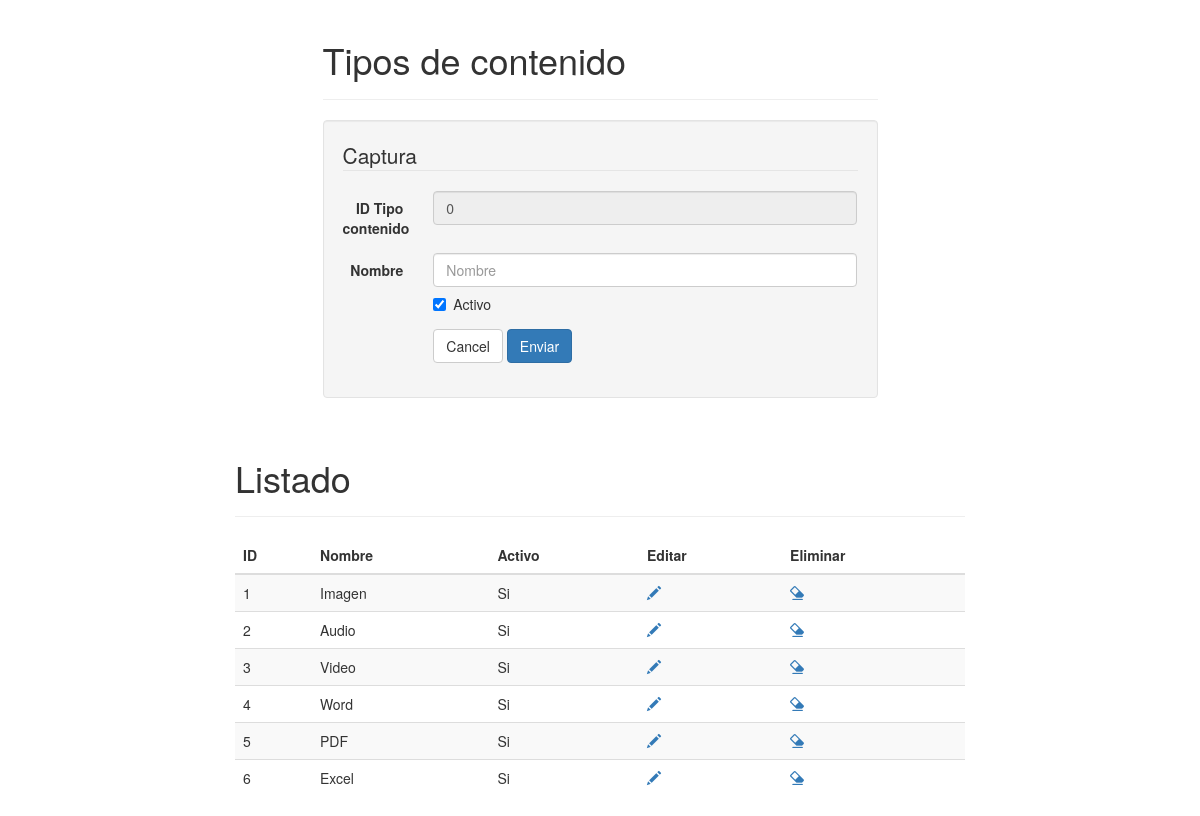
The app's page /php/cat_tipo_contenido.php with its own data.
### tables this page shows
CREATE TABLE IF NOT EXISTS `tipos_contenido` (
  `cve_tipo_contenido` int(11) NOT NULL,
  `nombre` varchar(35) NOT NULL,
  `icono` varchar(80) DEFAULT NULL,
  `activo` bit(1) NOT NULL
);

### php/class/TipoContenido.php (called while the page is built, shortened)
<?php
require_once 'UtilDB.php';
class TipoContenido {
    private $cve_tipo_contenido;
    private $nombre;
    function __construct() {
        $nargs = func_num_args();
    }
    private function limpiar() {
        $this->cve_tipo_contenido = 0;
        $this->nombre = "";
    }
    function getCve_tipo_contenido() {
        return $this->cve_tipo_contenido;
    }
    function getNombre() {
        return $this->nombre;
    }
}

### php/class/UtilDB.php (called while the page is built, shortened)
<?php
class UtilDB {
    private static $servername = "localhost";
    private static $username = "root";
    private static $password = "";
    private static $database = "ovc";
    static function getConnection() {
        try {
            $cnxString = "mysql:host=" . UtilDB::$servername . ";dbname=" . UtilDB::$database;
            $params = array(PDO::MYSQL_ATTR_INIT_COMMAND => "SET NAMES utf8", PDO::ATTR_ERRMODE => PDO::ERRMODE_EXCEPTION, PDO::ATTR_CASE => PDO::CASE_LOWER);
            $cnx = new PDO($cnxString, UtilDB::$username, UtilDB::$password, $params);
        } catch (PDOException $e) {
            echo "Connection failed: " . $e->getMessage();
        }
        return $cnx;
    }
    static function ejecutaConsulta($sql) {
        $cnx = UtilDB::getConnection();
        $rst = $cnx->query($sql);
        return $rst;
    }
}

### php/cat_tipo_contenido.php (the view, shortened to what this page needs)
<?php
require_once 'class/TipoContenido.php';
$tc = new TipoContenido();
$sql = "SELECT * FROM tipos_contenido ORDER BY cve_tipo_contenido";
$rst = UtilDB::ejecutaConsulta($sql);
?>
<!DOCTYPE html>
<html lang="es">
    <head>
        <link href="../twbs/bootstrap-3.3.5-dist/css/bootstrap.min.css" rel="stylesheet"/>
    </head>
    <body>
        <div class="container">
            <div class="row">
                <div class="col-md-6 col-md-offset-3">
                    <div class="page-header">
                        <h1 id="forms">Tipos de contenido</h1>
                    </div>
                </div>
            </div>
            <div class="row">
                <div class="col-md-6 col-md-offset-3">
                    <div class="well bs-component">
                        <form id="frm_captura" name="frm_captura" class="form-horizontal" method="post" action="<?php echo htmlspecialchars($_SERVER["PHP_SELF"]); ?>">
                            <fieldset>
                                <legend>Captura</legend>
                                <div class="form-group">
                                    <label for="txtCveTipoContenido" class="col-lg-2 control-label">ID Tipo contenido</label>
                                    <div class="col-lg-10">
                                        <input type="text" class="form-control" id="txtCveTipoContenido" name="txtCveTipoContenido" placeholder="ID Tipo contenido" readonly value="<?php echo($tc != NULL ? $tc->getCve_tipo_contenido():""); ?>">
                                    </div>
                                </div>
                                <div class="form-group">
                                    <label for="txtNombre" class="col-lg-2 control-label">Nombre</label>
                                    <div class="col-lg-10">
                                        <input type="text" class="form-control" id="txtNombre" name="txtNombre" placeholder="Nombre" value="<?php echo($tc != NULL ? $tc->getNombre():""); ?>">
                                        <div class="checkbox">
                                            <label>
                                                <input type="checkbox" id="cbxActivo" name="cbxActivo" <?php echo($tc != NULL ? ($tc->getCve_tipo_contenido() != 0 ? ($tc->getActivo() ? "checked" : "") : "checked"):""); ?>> Activo
                                            </label>
                                        </div>
                                    </div>
                                </div>
                                <div class="form-group">
                                    <div class="col-lg-10 col-lg-offset-2">
                                        <button type="button" class="btn btn-default" onclick="limpiar();">Cancel</button>
                                        <button type="button" class="btn btn-primary" onclick="grabar();">Enviar</button>
                                    </div>
                                </div>
                            </fieldset>
                        </form>
                    </div>
                </div>
            </div>
            <?php if($rst->rowCount() > 0){?>
            <div class="col-md-8 col-md-offset-2">
                <div class="page-header">
                    <h1 id="tables">Listado</h1>
                </div>
                <div class="bs-component">
                    <table class="table table-striped table-hover ">
                        <thead>
                            <tr>
                                <th>ID</th>
                                <th>Nombre</th>
                                <th>Activo</th>
                                <th>Editar</th>
                                <th>Eliminar</th>
                            </tr>
                        </thead>
                        <tbody>
                            <?php foreach ($rst as $row){?>
                            <tr>
                                <td><?php echo($row['cve_tipo_contenido']);?></td>
                                <td><?php echo($row['nombre']);?></td>
                                <td><?php echo($row['activo'] == 1 ? "Si":"No");?></td>
                                <td><a href="javascript:void(0);" onclick="editar(<?php echo($row['cve_tipo_contenido']);?>);"><span class="glyphicon glyphicon-pencil"></span></a></td>
                                <td><a href="javascript:void(0);" onclick="if(confirm('¿Está realmente seguro de eliminar este registro?')){eliminar(<?php echo($row['cve_tipo_contenido']);?>);}else{ return false;};"><span class="glyphicon glyphicon-erase"></span></a></td>
                            </tr>
                            <?php } $rst->closeCursor();?>
                        </tbody>
                    </table>
                </div>
            </div>
            <?php }?>
        </div>
    </body>
</html>

### records on screen
tipos_contenido: cve_tipo_contenido "1", nombre "Imagen", activo "Si"
tipos_contenido: cve_tipo_contenido "2", nombre "Audio", activo "Si"
tipos_contenido: cve_tipo_contenido "3", nombre "Video", activo "Si"
tipos_contenido: cve_tipo_contenido "4", nombre "Word", activo "Si"
tipos_contenido: cve_tipo_contenido "5", nombre "PDF", activo "Si"
tipos_contenido: cve_tipo_contenido "6", nombre "Excel", activo "Si"
